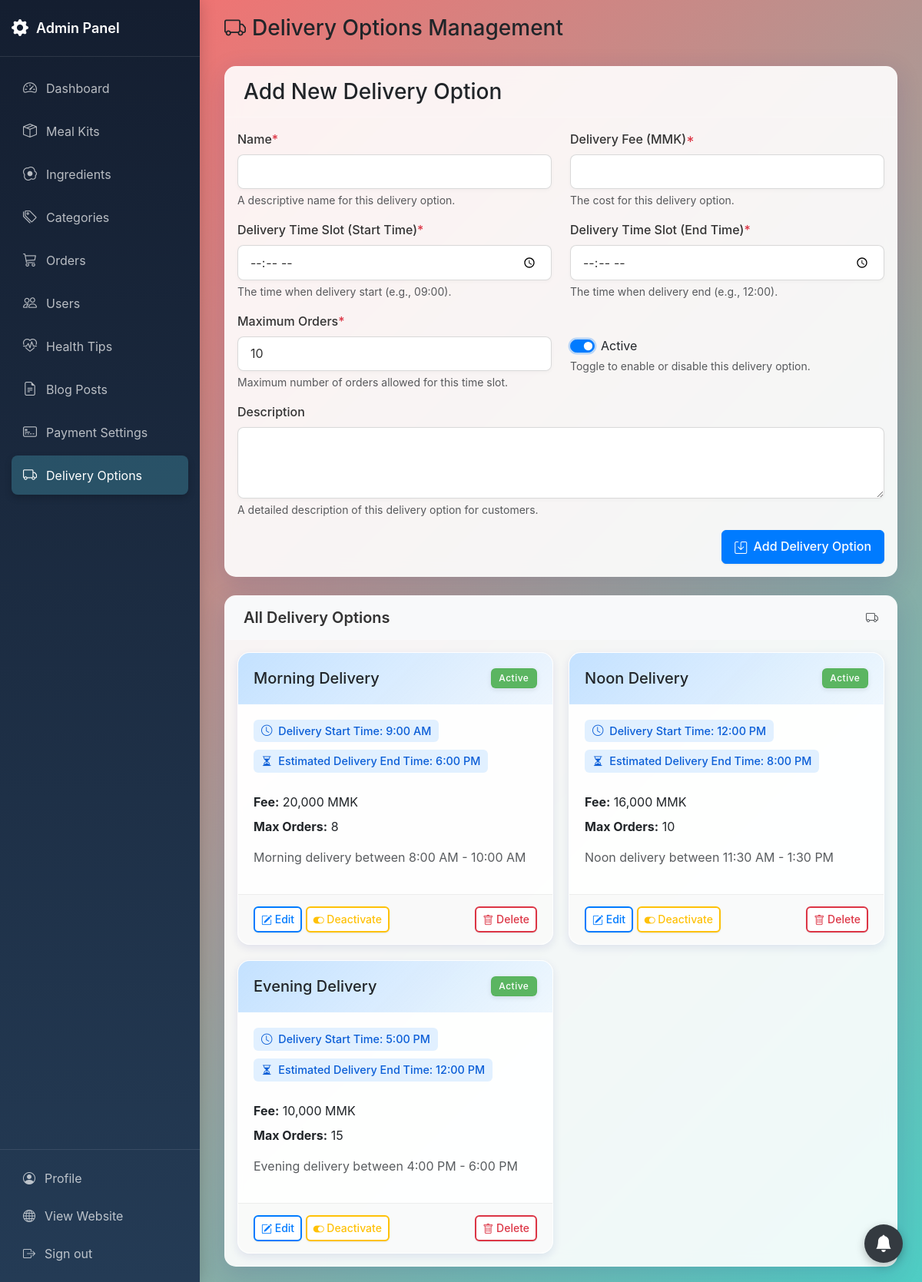
Before: /admin/delivery-options.php (signed in) with the older database file.
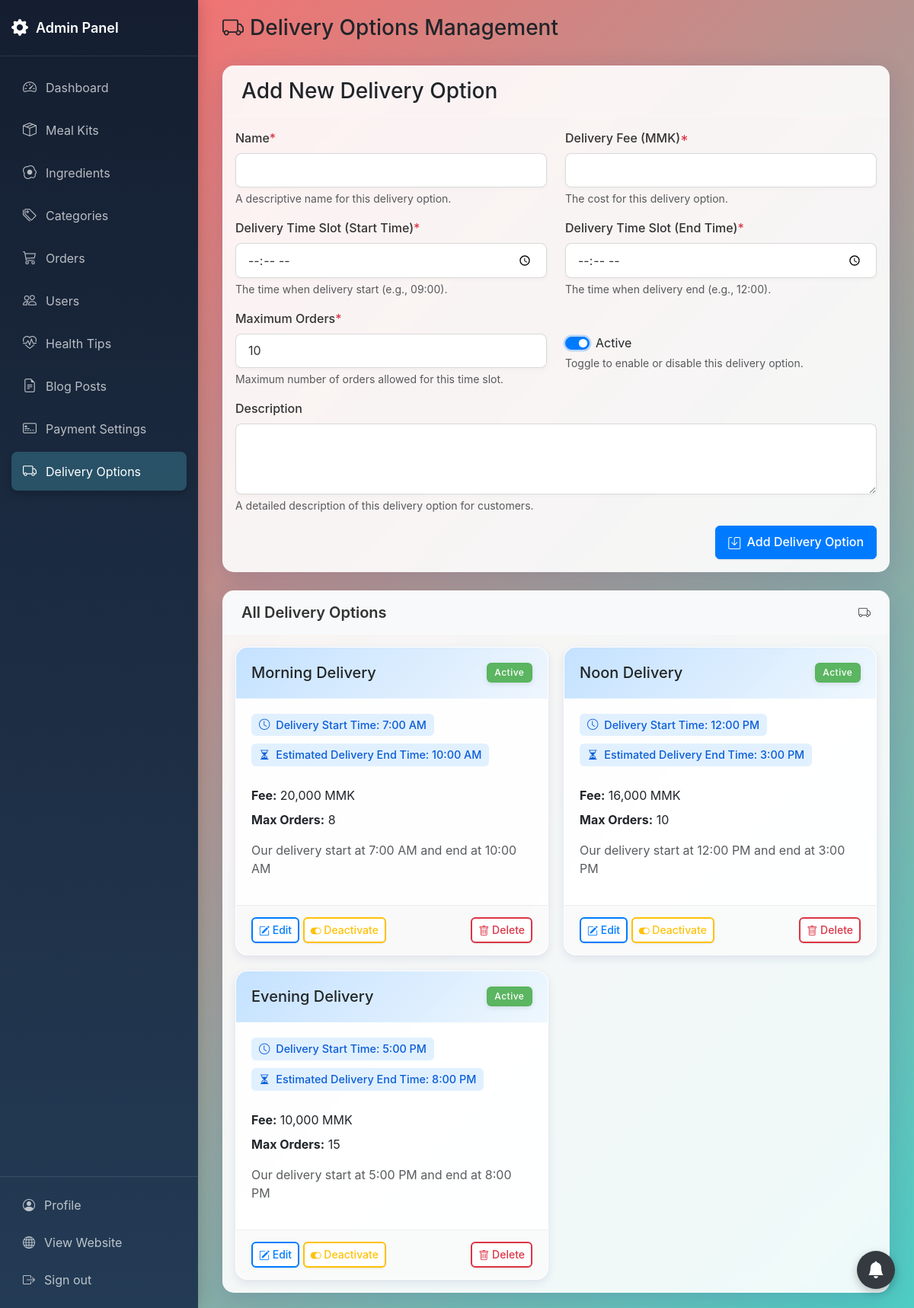
After: the same page with the newer database file.
### tables this page shows
CREATE TABLE delivery_options (
    delivery_option_id INT PRIMARY KEY AUTO_INCREMENT,
    name VARCHAR(50) NOT NULL,
    description TEXT,
    fee INT NOT NULL,
    time_slot TIME NOT NULL,
    cutoff_time TIME NOT NULL COMMENT 'Order cutoff time for this delivery slot',
    max_orders_per_slot INT NOT NULL DEFAULT 10,
    is_active TINYINT(1) DEFAULT 1 COMMENT '0: inactive, 1: active'
);

### admin/delivery-options.php (the view, shortened to what the changed rows need)
<?php
require_once '../includes/auth_check.php';
$options = [];
$result = $mysqli->query("SELECT * FROM delivery_options ORDER BY time_slot ASC");
if ($result) {
    while ($row = $result->fetch_assoc()) {
        $options[] = $row;
    }
}
?>
<!DOCTYPE html>
<html lang="en">
<head>
    <link href="https://cdn.jsdelivr.net/npm/bootstrap@5.3.0/dist/css/bootstrap.min.css" rel="stylesheet">
    <link rel="stylesheet" href="https://cdn.jsdelivr.net/npm/bootstrap-icons@1.11.3/font/bootstrap-icons.min.css">
    <link rel="stylesheet" href="https://cdn.datatables.net/1.13.7/css/dataTables.bootstrap5.min.css">
    <link rel="stylesheet" href="assets/css/admin.css">
</head>
<body>
    <div class="admin-container">
        <?php include 'includes/sidebar.php'; ?>
        <main class="main-content">
            <div class="container-fluid">
                <div class="card mt-4">
                    <div class="card-body p-3">
                        <?php if (count($options) > 0): ?>
                        <div class="delivery-methods-grid">
                            <?php foreach ($options as $option): ?>
                            <div class="delivery-card <?php echo $option['is_active'] ? '' : 'inactive-card'; ?>">
                                <div class="delivery-card-header">
                                    <div class="d-flex justify-content-between align-items-center">
                                        <h5 class="mb-0"><?php echo htmlspecialchars($option['name']); ?></h5>
                                        <?php if ($option['is_active']): ?>
                                        <span class="badge bg-success status-badge">Active</span>
                                        <?php else: ?>
                                        <span class="badge bg-secondary status-badge">Inactive</span>
                                        <?php endif; ?>
                                    </div>
                                </div>
                                <div class="delivery-card-body">
                                    <div class="mb-3">
                                        <span class="time-badge">
                                            <i class="bi bi-clock me-1"></i>
                                            Delivery Start Time: <?php echo date('g:i A', strtotime($option['time_slot'])); ?>
                                        </span>
                                        <span class="time-badge">
                                            <i class="bi bi-hourglass-split me-1"></i>
                                            Estimated Delivery End Time: <?php echo date('g:i A', strtotime($option['cutoff_time'])); ?>
                                        </span>
                                    </div>
                                    <p class="mb-2">
                                        <strong>Fee:</strong>
                                        <?php echo number_format($option['fee']) . ' MMK'; ?>
                                    </p>
                                    <p class="mb-2">
                                        <strong>Max Orders:</strong>
                                        <?php echo $option['max_orders_per_slot']; ?>
                                    </p>
                                    <?php if ($option['description']): ?>
                                    <p class="text-muted mt-2"><?php echo htmlspecialchars($option['description']); ?></p>
                                    <?php endif; ?>
                                </div>
                                <div class="delivery-card-footer">
                                    <div class="d-flex justify-content-between">
                                        <div>
                                            <a href="delivery-options.php?edit=<?php echo $option['delivery_option_id']; ?>" class="btn btn-sm btn-outline-primary btn-ripple">
                                                <i class="bi bi-pencil-square"></i> Edit
                                            </a>
                                            <button type="button" class="btn btn-sm btn-outline-<?php echo $option['is_active'] ? 'warning' : 'success'; ?> btn-ripple toggle-status-btn"
                                                   data-id="<?php echo $option['delivery_option_id']; ?>"
                                                   data-name="<?php echo htmlspecialchars($option['name'], ENT_QUOTES); ?>"
                                                   data-status="<?php echo $option['is_active']; ?>">
                                                <i class="bi bi-toggle-<?php echo $option['is_active'] ? 'on' : 'off'; ?>"></i>
                                                <?php echo $option['is_active'] ? 'Deactivate' : 'Activate'; ?>
                                            </button>
                                        </div>
                                        <form action="delivery-options.php" method="POST" class="d-inline delete-form">
                                            <button type="button" class="btn btn-sm btn-outline-danger btn-ripple" onclick="confirmDelete(this, '<?php echo htmlspecialchars($option['name'], ENT_QUOTES); ?>')">
                                                <i class="bi bi-trash"></i> Delete
                                            </button>
                                        </form>
                                    </div>
                                </div>
                            </div>
                            <?php endforeach; ?>
                        </div>
                        <?php else: ?>
                        <div class="alert alert-info">
                            <i class="bi bi-info-circle me-2"></i> No delivery options found. Add your first delivery option above.
                        </div>
                        <?php endif; ?>
                    </div>
                </div>
            </div>
        </main>
    </div>
</body>
</html>

Changed rows visible on the page:
changed delivery_options "Morning Delivery": time_slot "9:00 AM" → "7:00 AM"; cutoff_time "6:00 PM" → "10:00 AM"; description "Morning delivery between 8:00 AM - 10:00 AM" → "Our delivery start at 7:00 AM and end at 10:00 AM"
changed delivery_options "Noon Delivery": cutoff_time "8:00 PM" → "3:00 PM"; description "Noon delivery between 11:30 AM - 1:30 PM" → "Our delivery start at 12:00 PM and end at 3:00 PM"
changed delivery_options "Evening Delivery": cutoff_time "12:00 PM" → "8:00 PM"; description "Evening delivery between 4:00 PM - 6:00 PM" → "Our delivery start at 5:00 PM and end at 8:00 PM"
